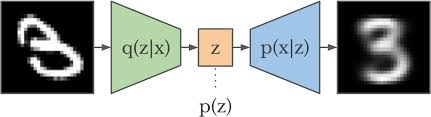
#> input picture New folder/VAE.jpg, 431 x 117 px, found by its file name
$ jupyter execute --allow-errors train1st.ipynb   (shell and % lines are left out)
#> lines starting #> are read from the running program, lines starting #| are printed output that depends on the picture; after the words box and inside, x2 and y2 are one past the last pixel; in counts of white or black regions, pixels touching at a corner belong together
#> (a cell that did not finish here is left out)

[cell 2]
# Explicitly install compatible versions of tensorflow and scipy to avoid conflicts

[cell 3]
import cv2
import numpy as np
# Import cv2_imshow from google.colab.patches
from google.colab.patches import cv2_imshow

img = np.zeros((400, 400, 3), dtype=np.uint8)
cv2.putText(img, 'Test Window', (50, 200), cv2.FONT_HERSHEY_SIMPLEX, 1, (255,255,255), 2)
# Use cv2_imshow instead of cv2.imshow
cv2_imshow(img)
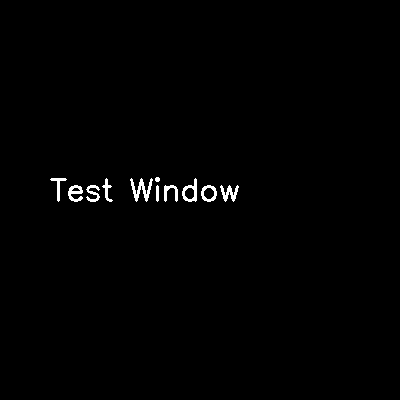
#> shown: shape (400, 400, 3); 0.83% white; 11 white regions, largest, box (x1, y1, x2, y2) and area: (130, 178, 153, 202) 228, (182, 178, 197, 202) 159, (220, 185, 239, 202) 155
# cv2.waitKey(0) and cv2.destroyAllWindows() are not needed with cv2_imshow
# cv2.waitKey(0)
# cv2.destroyAllWindows()

[cell 4]
import cv2
from google.colab.patches import cv2_imshow
import matplotlib.pyplot as plt

# ✅ Step 1: Upload an image (if you don't already have one)
from google.colab import files
uploaded = files.upload()  # Choose an image like 'example.jpg'
#> the answer given: VAE.jpg

# ✅ Step 2: Load the image using OpenCV
image_path = list(uploaded.keys())[0]
image = cv2.imread(image_path)
#> image is the input picture: shape (117, 431, 3); mean B, G, R 166, 168, 163.3

# ✅ Step 3A: Display using OpenCV's cv2_imshow (for BGR image)
print("Image shown with cv2_imshow:")
cv2_imshow(image)

# ✅ Step 3B: Display using matplotlib (requires conversion BGR to RGB)
image_rgb = cv2.cvtColor(image, cv2.COLOR_BGR2RGB)
plt.figure(figsize=(6, 6))
plt.imshow(image_rgb)
plt.title("Image Displayed with matplotlib")
plt.axis('off')
plt.show()
